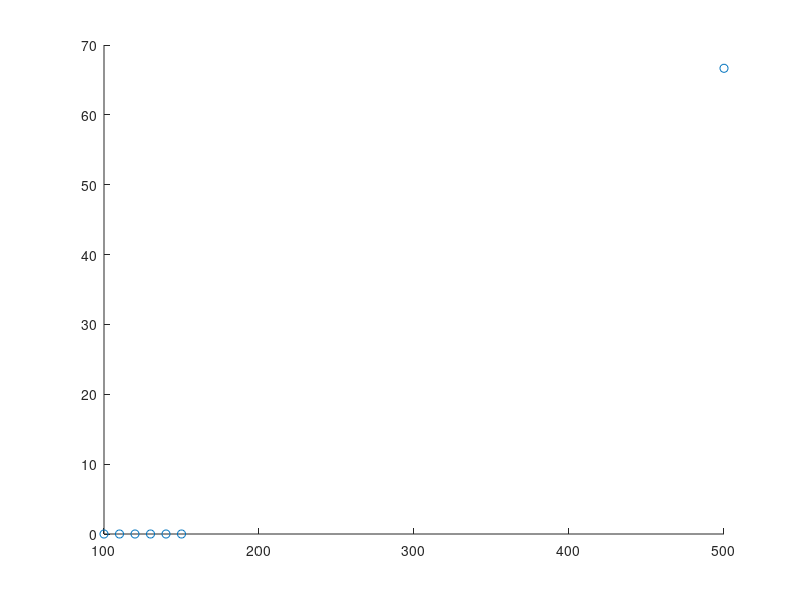

The MATLAB source for this figure: (Note: this script raises an error after producing the figure.)
%Determine required delays
function [] = test_delays()
    global kitt;

    clc;
    close all;

    disp('Testing dummy...');
    data = test_delays_by_handle(@test_dummy_delay)
    h = graph_data(data);
    h.CurrentAxes.Title.String = 'Average succes rate for dummy';
    disp(['Done.' char(10)]);

    disp('Testing drive-to-status delay...');
    data = test_delays_by_handle(@test_drive_to_status_delay)
    h = graph_data(data);
    h.CurrentAxes.Title.String = 'Average succes rate for drive-status sequence';
    disp(['Done.' char(10)]);
    
    disp('Testing multiple status requests...');
    data = test_delays_by_handle(@test_status_delay)
    h = graph_data(data);
    h.CurrentAxes.Title.String = 'Average succes rate for multiple status requests';
    disp(['Done.' char(10)]);
    
    %Between multiple status requests
    function succes = test_status_delay(delay)
        kitt.get_status();
        pause(delay/1e3);
        status = kitt.get_status();
        if isstruct(status)
            succes = 1;
        else
            succes = 0;
        end
    end

    %Between drive command and status request
    function succes = test_drive_to_status_delay(delay)
        kitt.drive(150, 150);
        pause(delay/1e3);
        status = kitt.get_status();
        if isstruct(status)
            succes = 1;
        else
            succes = 0;
        end
    end

    %Dummy for testing
    function succes = test_dummy_delay(delay)
        succes = round(rand()*delay/500);
    end

end

function handle = graph_data(data)
    data_delay = data(:,1);
    data_avg   = data(:,4);

    handle = figure();
    scatter(data_delay, 100*data_avg);
    ax = handle.CurrentAxes;

    ax.Title.String = 'Average succes rate per delay';
    
    xlim = [0 max(data_delay)+1];
    ax.XLim = xlim;
    ax.XTick = xlim(1):50:xlim(2);
    ax.XTickLabel = ax.XTick;
    ax.XLabel.String = 'Delay [ms]';
    
    ax.YLim = [0 100];
    ax.YTick = 0:10:100;
    ax.YTickLabel = ax.YTick;
    ax.YLabel.String = 'Succes rate [%]';
end

%Make delay measurements for a specific function.
%Expects a function handle as it's parameter. Function should be of form
% succes = func(delay)
function [data] = test_delays_by_handle(tryonce)
    %Settings (delay values in milliseconds)
    bin.delay_min   = 100;
    bin.delay_max   = 500;
    bin.nmeas       = 3; %n/o measurements per step
    lin.startrange  = 130; %switch from binary to linear search when range this small
    lin.stepsize    = 10; %step size for linear search
    lin.nmeas       = 5; %n/o measurements per step
    pause_between   = 500; %pause between measurements
    
    %Init
    data = []; %nx3 matrix, one row per delay. columns: delay, succes, failure.

    %Binary search
    disp('Starting binary search.');
    
    range_min = 0;
    range_max = inf;
    d = bin.delay_max;
    while range_max-range_min > lin.startrange
        disp(['Trying delay = ' int2str(d) 'ms, ' int2str(range_min) ...
            ' < range < ' int2str(range_max) '...']);
        
        fails = 0;
        for i = 1:bin.nmeas
            result = tryonce(d);
            store_data(d, result);
            fails = fails + (~result);
            pause(pause_between/1e3);
        end
        
        %Set next delay to try
        lev = 1.5; %leverage factor > 1
        if fails ~= 0
            range_max = d;
            d = 0.9*d - floor(lev*(d-bin.delay_min)/2);
        else
            range_min = d;
            d = 1.1*d + ceil(lev*(bin.delay_max-d)/2);
        end
        
        %End binary search if delay out of set bounds
        if d < bin.delay_min || d > bin.delay_max
            disp(['Warning: binary search reached a bound at delay = ' ...
                int2str(d) 'ms. Perhaps change delay_min or delay_max?']);
            if d < bin.delay_min
                range_min = bin.delay_min;
            else
                range_max = bin.delay_max;
            end
            break;
        end
    end
    
    %Linear search
    dur = lin.nmeas*(pause_between*((range_max-range_min)/lin.stepsize+1) ...
        + (range_min+range_max)/2);
    disp(['Starting linear search with ' int2str(range_min) ' < range < ' ...
        int2str(range_max) ' and step size ' int2str(lin.stepsize) 'ms. ' ...
        char(10) 'Expected duration roughly ' int2str(dur/1e3) 's.']);
    
    for d = range_min:lin.stepsize:range_max
        for i = 1:lin.nmeas
            result = tryonce(d);
            store_data(d, result);
            pause(pause_between/1e3);
        end
    end
    
    %Process data
    data = sortrows(data); %sort for ascending delays
    data(:,4) = data(:,2) ./ (data(:,2)+data(:,3)); %calculate averages
    
    %Check assumption
    disp(['Pause between measurements was set to ' int2str(pause_between) ...
        'ms. Please check if acceptable and if not, run again with higher value.']);
    
    
    %Store single measurement
    function store_data(argd, argsuc)
        %find existing row with delay or create new
        if isempty(data)
            row = 1;
            data(row,:) = [argd 0 0];
        else
            row = find(data(:,1) == argd, 1);
            if isempty(row) %new row
                row = size(data, 1)+1;
                data(row,:) = [argd 0 0];
            end
        end
        
        %add measurement to correct column
        if argsuc
            data(row,2) = data(row,2) + 1;
        else
            data(row,3) = data(row,3) + 1;
        end
    end
    
end
